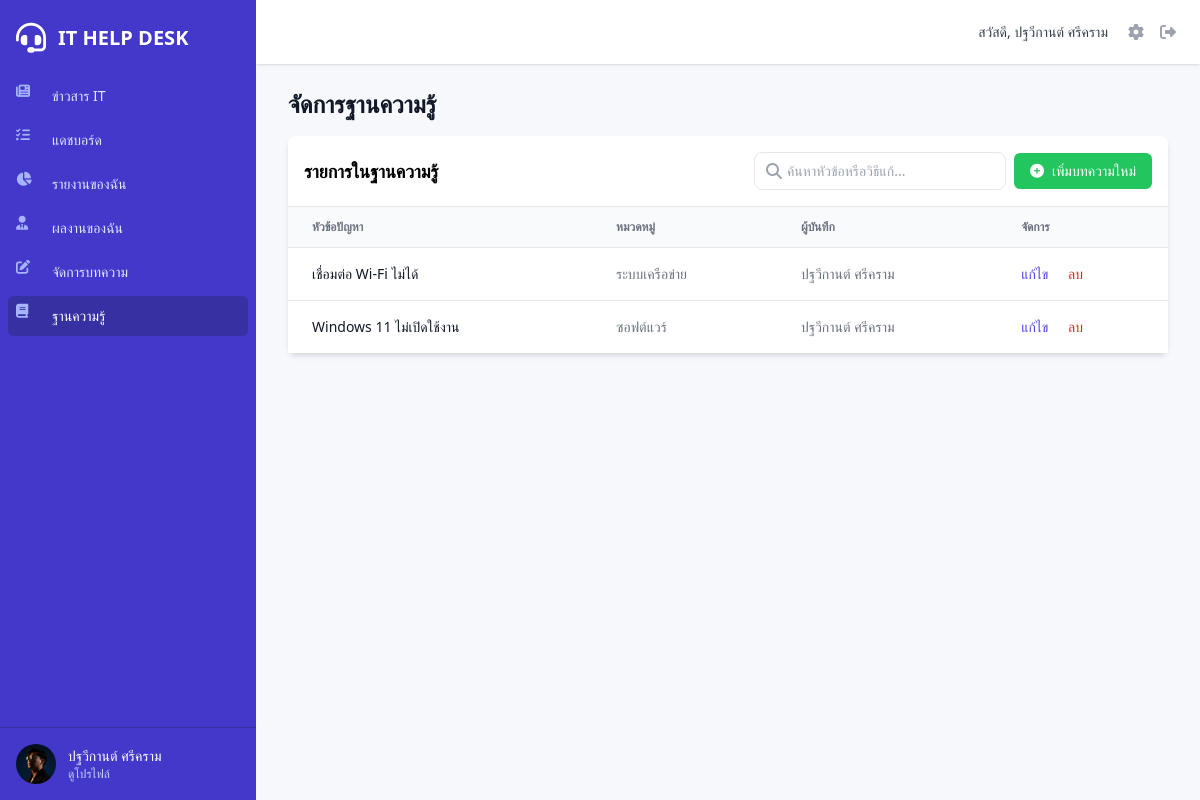
Before: /admin_kb.php (signed in) with the older database file.
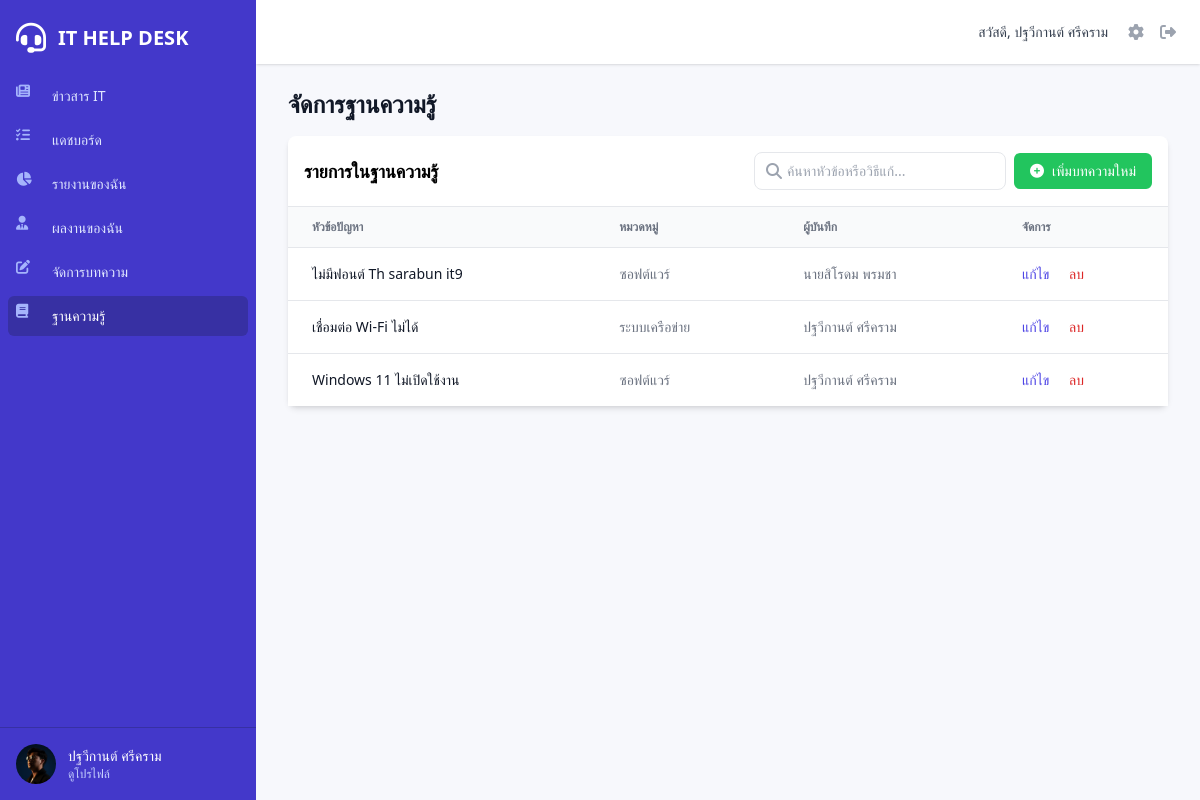
After: the same page with the newer database file.
### tables this page shows
CREATE TABLE `knowledge_base` (
  `id` int(11) NOT NULL,
  `issue_id_source` int(11) DEFAULT NULL,
  `category` varchar(100) NOT NULL,
  `question` text NOT NULL,
  `answer` text NOT NULL,
  `created_by` int(11) NOT NULL,
  `created_at` timestamp NOT NULL DEFAULT current_timestamp()
);

CREATE TABLE `users` (
  `id` int(11) NOT NULL,
  `fullname` varchar(255) NOT NULL,
  `position` varchar(255) DEFAULT NULL,
  `department` varchar(255) DEFAULT NULL,
  `division` varchar(255) DEFAULT NULL,
  `phone` varchar(50) DEFAULT NULL,
  `line_id` varchar(100) DEFAULT NULL,
  `email` varchar(255) NOT NULL,
  `password` varchar(255) NOT NULL,
  `image_url` varchar(255) DEFAULT 'assets/images/user.png',
  `role` enum('user','it','admin') NOT NULL DEFAULT 'user',
  `created_at` timestamp NOT NULL DEFAULT current_timestamp()
);

### admin_kb.php (the view, shortened to what the changed rows need)
<?php
require_once 'includes/header.php';
$items_per_page = 15;
$current_page = isset($_GET['page']) ? (int)$_GET['page'] : 1;
$offset = ($current_page - 1) * $items_per_page;
$sql_conditions = "";
$params = [];
$types = "";
$sql = "SELECT kb.*, u.fullname as creator_name
        FROM knowledge_base kb
        JOIN users u ON kb.created_by = u.id" . $sql_conditions . "
        ORDER BY kb.created_at DESC LIMIT ? OFFSET ?";
array_push($params, $items_per_page, $offset);
$types .= "ii";
$stmt = $conn->prepare($sql);
$stmt->bind_param($types, ...$params);
$stmt->execute();
$kb_result = $stmt->get_result();
?>
<div x-data="{ isDeleteModalOpen: false, kbToDeleteId: null, kbToDeleteQuestion: '' }">
    <div class="bg-white rounded-lg shadow-md">
       <div class="overflow-x-auto">
            <table class="min-w-full divide-y divide-gray-200">
                <thead class="bg-gray-50">
                    <tr>
                        <th class="px-6 py-3 text-left text-xs font-bold text-gray-500 uppercase">หัวข้อปัญหา</th>
                        <th class="px-6 py-3 text-left text-xs font-bold text-gray-500 uppercase">หมวดหมู่</th>
                        <th class="px-6 py-3 text-left text-xs font-bold text-gray-500 uppercase">ผู้บันทึก</th>
                        <th class="px-6 py-3 text-left text-xs font-bold text-gray-500 uppercase">จัดการ</th>
                    </tr>
                </thead>
                <tbody class="bg-white divide-y divide-gray-200">
                    <?php if ($kb_result->num_rows > 0): ?>
                        <?php while($item = $kb_result->fetch_assoc()): ?>
                        <tr class="hover:bg-gray-50">
                            <td class="px-6 py-4 whitespace-nowrap text-sm font-medium text-gray-900"><?php echo htmlspecialchars($item['question']); ?></td>
                            <td class="px-6 py-4 whitespace-nowrap text-sm text-gray-500"><?php echo htmlspecialchars($item['category']); ?></td>
                            <td class="px-6 py-4 whitespace-nowrap text-sm text-gray-500"><?php echo htmlspecialchars($item['creator_name']); ?></td>
                            <td class="px-6 py-4 whitespace-nowrap text-sm font-medium">
                                <a href="admin_kb_form.php?id=<?php echo $item['id']; ?>" class="text-indigo-600 hover:text-indigo-900">แก้ไข</a>
                                <button @click="isDeleteModalOpen = true; kbToDeleteId = <?php echo $item['id']; ?>; kbToDeleteQuestion = '<?php echo htmlspecialchars(addslashes($item['question'])); ?>';" class="text-red-600 hover:text-red-900 ml-4">ลบ</button>
                            </td>
                        </tr>
                        <?php endwhile; ?>
                    <?php else: ?>
                        <tr>
                            <td colspan="4" class="text-center py-10 text-gray-500">ไม่พบข้อมูลในฐานความรู้</td>
                        </tr>
                    <?php endif; ?>
                </tbody>
            </table>
       </div>
    </div>
</div>
<?php
require_once 'includes/footer.php';
?>

### includes/sidebar_content.php (shortened to what the changed rows need)
<div class="flex-1 flex flex-col pt-5 pb-4 overflow-y-auto">
    <nav class="mt-5 flex-1 px-2 space-y-1">
        <?php
        $baseLinkClass = "group flex items-center px-2 py-2 text-sm font-medium rounded-md transition-colors duration-200";
        $inactiveLinkClass = "text-indigo-100 hover:bg-indigo-600";
        $activeLinkClass = "bg-indigo-800 text-white";
        foreach ($menu_items as $url => $item) {
            $isActive = ($current_page === $url) || ($url === 'news.php' && $current_page === 'article_view.php');
            $class = $isActive ? $activeLinkClass : $inactiveLinkClass;
            echo "<a href='$url' class='$baseLinkClass $class'>";
            echo "<i class='fa-solid " . $item['icon'] . " mr-3 flex-shrink-0 h-6 w-6 text-indigo-300'></i>";
            echo $item['title'];
            echo "</a>";
        }
        ?>
    </nav>
</div>

Changed rows visible on the page:
added knowledge_base: question "ไม่มีฟอนต์ Th sarabun it9", category "ซอฟต์แวร์", users.fullname "นายสิโรดม พรมชา"
